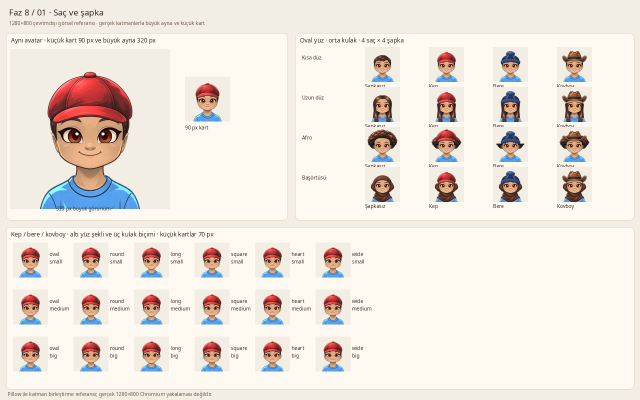
#> input picture gelistirme/faz8_kontrol/01-masaustu-1280x800.png, 1280 x 800 px, given in place of features_atlas.png, which was not available (shown at 1/2 size)
$ python faz8_yuz_ozellikleri.py
#> lines starting #> are read from the running program, lines starting #| are printed output that depends on the picture; after the words box and inside, x2 and y2 are one past the last pixel; in counts of white or black regions, pixels touching at a corner belong together
"""Package registered face sprites from the phase-eight ImageGen atlas."""
from pathlib import Path
import json
import argparse
import numpy as np
from PIL import Image, ImageDraw
from scipy.spatial import ConvexHull
from scipy import ndimage as ndi

ROOT=Path.cwd()
parser=argparse.ArgumentParser(description=__doc__)
parser.add_argument('--atlas', type=Path, default=ROOT/'gelistirme/avatar_uretim/kaynak/imagegen/faz8/features_atlas.png')
parser.add_argument('--out', type=Path, default=ROOT/'public/av/features')
parser.add_argument('--contact', type=Path, default=ROOT/'gelistirme/faz8_kontrol/yuz_ozellikleri_kaynak.png')
args=parser.parse_args()
OUT=args.out;OUT.mkdir(parents=True,exist_ok=True)
ATLAS=Image.open(args.atlas).convert('RGBA')
NAMES=('round','almond','gentle','bright','upturn')
HEIGHTS=(38,30,29,42,25)


def clean(im):
    a=np.array(im).copy()
    # Discard only the low-opacity ambient glow, retaining sprite antialiasing.
    a[:,:,3]=np.rint(np.clip((a[:,:,3].astype(float)-30)/210,0,1)*255).astype('uint8')
    a[a[:,:,3]==0,:3]=0
    return Image.fromarray(a)


def pair(row,col,width,height,y):
    layer=Image.new('RGBA',(512,512))
    for side,cx in enumerate((204,309)):
        tile=clean(ATLAS.crop((col*512+side*256,row*205,col*512+(side+1)*256,min(1024,(row+1)*205))))
        # Crop on a useful alpha threshold so the faint outer glow cannot set
        # registration. A small pad preserves the tapered lash tips.
        alpha=np.array(tile)[:,:,3];yy,xx=np.where(alpha>100)
#> (the run stopped early here; a loop or call above may not have finished)

$ run again, on gelistirme/faz8_kontrol/01-matris.png
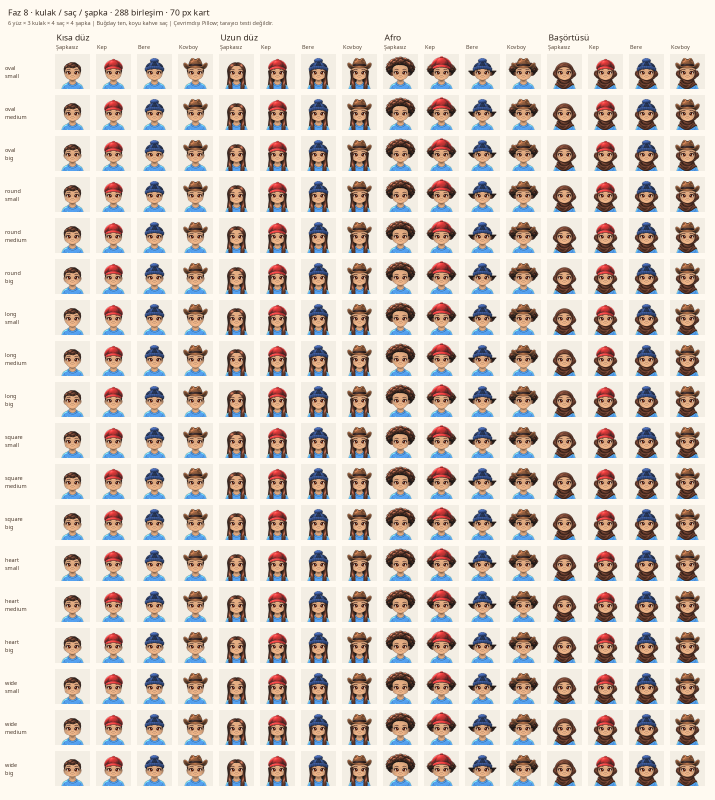
#> input picture gelistirme/faz8_kontrol/01-matris.png, 1429 x 1600 px, given in place of features_atlas.png, which was not available (shown at 1/2 size)
#> after the loop `for row,(name,height) in enumerate(zip(NAMES,HEIGHTS)):`:
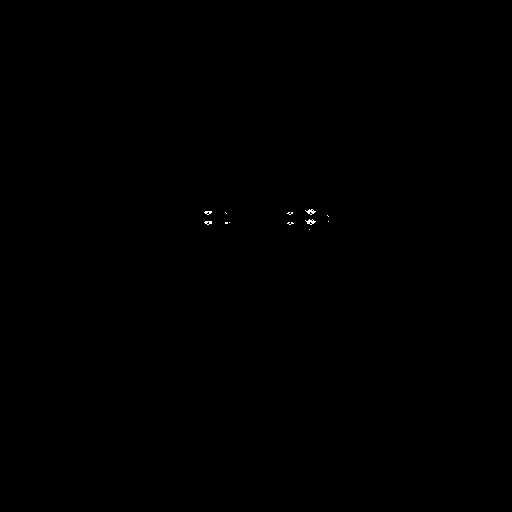
#> color: shape (512, 512) bool; 0.05% white in thin lines or dots, all inside (x1, y1, x2, y2) = (204, 209, 329, 230)
#> after the loop `for row,(name,height) in enumerate(zip(NAMES,HEIGHTS)):`: refs = {'round': 119.4, 'almond': 111.3, 'gentle': 116.5, 'bright': 112.8, 'upturn': 120.1}
#> after the loop `for row,name,width,height in [(3,'button',25,20),(3,'wide',32,19),(4,'..`:
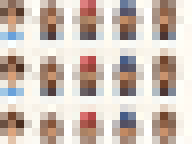
#> tile: PIL image 24x18 RGBA (shown 8 times larger); mean R, G, B, A 205.2, 191.4, 181.9, 245.9; transparent parts drawn white
#| {'round': 119.4294, 'almond': 111.2626, 'gentle': 116.4679, 'bright': 112.8189, 'upturn': 120.074}

$ run again, on gelistirme/faz8_kontrol/01-mobil-375x812.png
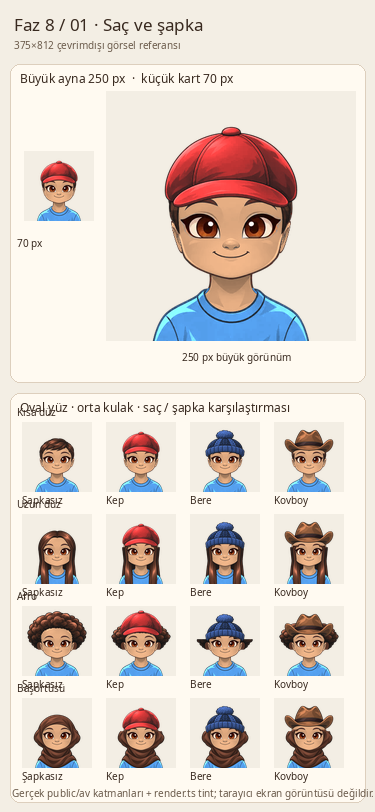
#> input picture gelistirme/faz8_kontrol/01-mobil-375x812.png, 375 x 812 px, given in place of features_atlas.png, which was not available
